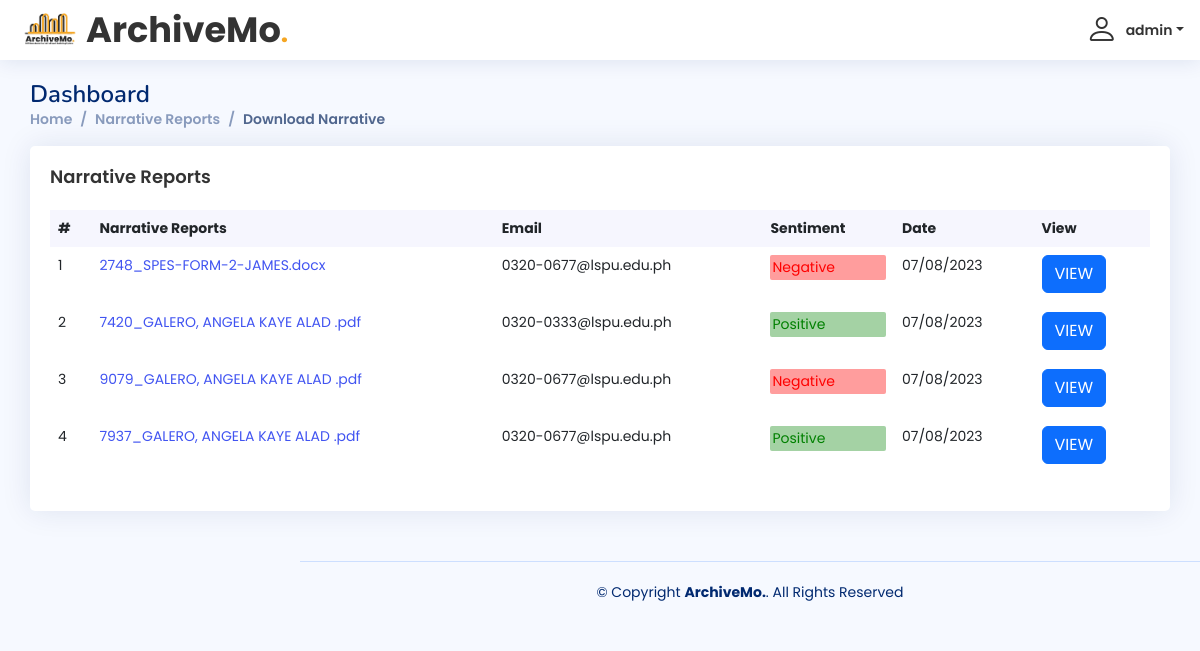
Page /admin/narrative-test.php (signed in) on the earlier database version.
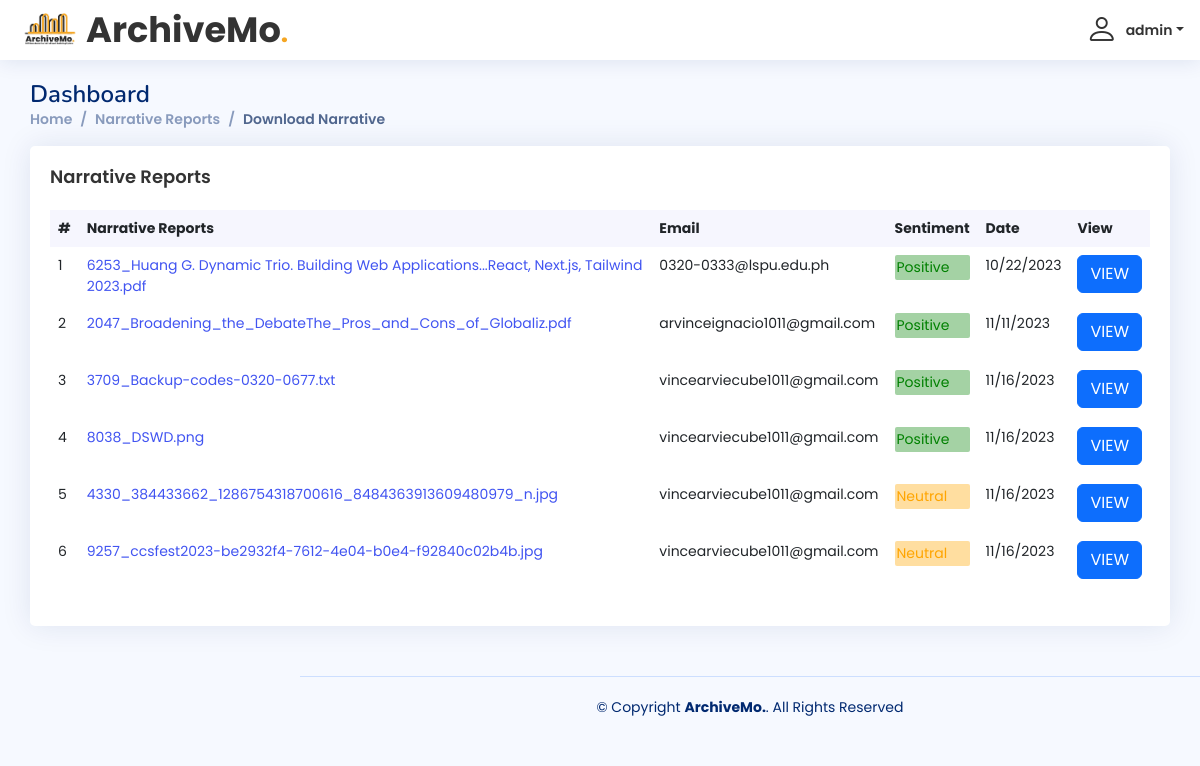
Same page on the later database version.
### tables this page shows
CREATE TABLE `narrative` (
  `id` int(11) NOT NULL,
  `file_name` text NOT NULL,
  `user` text NOT NULL,
  `sentiment` text NOT NULL,
  `sentiment_result` text NOT NULL,
  `date` text NOT NULL
);

### admin/narrative-test.php (the view, shortened to what this page needs)
<?php
include 'dbconn.php';
?>
<?php
$sql = "SELECT username, password FROM admin";
$result = $conn->query($sql);
if ($result->num_rows > 0) {
?>
  <!DOCTYPE html>
  <html lang="en">
  <head>
    <link href="assets/vendor/bootstrap/css/bootstrap.min.css" rel="stylesheet">
    <link href="assets/vendor/bootstrap-icons/bootstrap-icons.css" rel="stylesheet">
    <link href="assets/vendor/boxicons/css/boxicons.min.css" rel="stylesheet">
    <link href="assets/vendor/quill/quill.snow.css" rel="stylesheet">
    <link href="assets/vendor/quill/quill.bubble.css" rel="stylesheet">
    <link href="assets/vendor/remixicon/remixicon.css" rel="stylesheet">
    <link href="assets/vendor/simple-datatables/style.css" rel="stylesheet">
    <link href="assets/css/style.css" rel="stylesheet">
  </head>
  <body>
    <header id="header" class="header fixed-top d-flex align-items-center">
      <div class="d-flex align-items-center justify-content-between">
        <a href="admin-index.php" class="logo d-flex align-items-center">
          <img src="img/logo3.png" alt="" style="width: auto; height: 60px">
          <span class="logo-name">ArchiveMo<span style="color: #F5A623; font-family: Poppins, sans-serif">.</span></span>
        </a>
      </div>
      <nav class="header-nav ms-auto">
        <ul class="d-flex align-items-center">
          <li class="nav-item dropdown pe-3">
            <a class="nav-link nav-profile d-flex align-items-center pe-0" href="#" data-bs-toggle="dropdown">
              <?php
              $email = $_SESSION['useremail'];
              $result = mysqli_query($conn, "SELECT * FROM admin WHERE username ='$email'");
              while ($row = mysqli_fetch_array($result)) {
              ?>
                <i class="bi bi-person" style="font-size: 2rem;"></i>
                <span class="d-none d-md-block dropdown-toggle ps-2"><?php echo $row["username"]; ?></span>
            </a>
                <h6><?php echo $row["username"];
                  }
                } ?></h6>
          </li>
        </ul>
      </nav>
    </header>
    <main id="main" style="margin-left: 0px;">
      <div class="pagetitle">
        <h1>Dashboard</h1>
        <nav>
          <ol class="breadcrumb">
            <li class="breadcrumb-item"><a href="admin-index.php">Home</a></li>
            <li class="breadcrumb-item active"><a href="narrative-dashboard.php">Narrative Reports</a></li>
            <li class="breadcrumb-item active">Download Narrative</li>
          </ol>
        </nav>
      </div>
      <section class=" section dashboard">
        <div class="col-12">
          <div class="card recent-sales overflow-auto">
            <div class="card-body">
              <h5 class="card-title">Narrative Reports</h5>
              <table class="table table-borderless datatable">
                <thead>
                  <tr>
                    <th>#</th>
                    <th>Narrative Reports</th>
                    <th>Email</th>
                    <th>Sentiment</th>
                    <th>Date</th>
                    <th>View</th>
                  </tr>
                </thead>
                <tbody>
                  <?php
                  $result = mysqli_query($conn, "SELECT * FROM narrative");
                  while ($row = mysqli_fetch_array($result)) {
                  ?>
                    <tr>
                      <td scope="row"><?php echo $row["id"]; ?></td>
                      <td><a href="?id=<?php echo $row['id']; ?>"><?php echo $row['file_name']; ?></td>
                      <td><?php echo $row["user"]; ?></td>
                      <td>
                        <?php
                        if ($row["sentiment_result"] == "Negative") {
                          echo "<p style='color:red; background-color: rgba(255, 0, 0, 0.384); border-radius: 2px; padding: 2px;'>" . $row["sentiment_result"] . "</p>";
                        } else if ($row["sentiment_result"] == "Positive") {
                          echo "<p style='color: green; background-color: rgba(0, 128, 0, 0.355); border-radius: 2px; padding: 2px;'>" . $row["sentiment_result"] . "</p>";
                        } else {
                          echo "<p style='color:orange; background-color: rgba(255, 166, 0, 0.371); border-radius: 2px; padding: 2px;'>" . $row["sentiment_result"] . "</>";
                        }
                        ?>
                      </td>
                      <td><?php echo $row["date"]; ?></td>
                      <td><a href="javascript:void(0);" class="btn btn-primary viewmodal" data-id="<?php echo $row['id']; ?>" data-waiver="<?php echo $row['file_name']; ?>">VIEW</a></td>
                    </tr>
                  <?php
                  }
                  ?>
                </tbody>
              </table>
            </div>
          </div>
        </div>
      </section>
    </main>
    <footer id="footer" class="footer">
      <div class="copyright">
        &copy; Copyright <strong><span>ArchiveMo.</span></strong>. All Rights Reserved
      </div>
    </footer>
  </body>
  </html>

### admin/assets/css/style.css (style rules this page uses)
* { margin: 0; padding: 0; box-sizing: border-box; font-family: "Poppins", sans-serif; }
:root { scroll-behavior: smooth; }
body { font-family: "Open Sans", sans-serif; background: #f6f9ff; color: #444444; }
a { color: #4154f1; text-decoration: none; }
h1, h2, h3, h4, h5, h6 { font-family: "Nunito", sans-serif; }
#main { margin-top: 60px; padding: 20px 30px; transition: all 0.3s; }
.pagetitle { margin-bottom: 10px; }
.pagetitle h1 { font-size: 24px; margin-bottom: 0; font-weight: 600; color: #012970; }
.card { margin-bottom: 30px; border: none; border-radius: 5px; box-shadow: 0px 0 30px rgba(1, 41, 112, 0.1); }
.card-title { padding: 20px 0 15px 0; font-size: 18px; font-weight: 600; color: #333; font-family: "Poppins", sans-serif; }
.card-body { padding: 0 20px 20px 20px; }
.breadcrumb { font-size: 14px; font-family: "Nunito", sans-serif; color: #899bbd; font-weight: 600; }
.breadcrumb a { color: #899bbd; transition: 0.3s; }
.breadcrumb .breadcrumb-item::before { color: #899bbd; }
.breadcrumb .active { color: #51678f; font-weight: 600; }
.header .logo-name { color: #333; font-size: 2.2rem; font-family: "Poppins", sans-serif; }
@media (min-width: 1200px) { .logo { width: 280px; } }
.logo img { max-height: 100px; margin-right: 6px; }
.logo span { font-size: 26px; font-weight: 700; color: #012970; font-family: "Nunito", sans-serif; }
.header { transition: all 0.5s; z-index: 997; height: 60px; box-shadow: 0px 2px 20px rgba(1, 41, 112, 0.1); background-color: #fff; padding-left: 20px; }
.header-nav ul { list-style: none; }
.header-nav>ul { margin: 0; padding: 0; }
.header-nav .nav-profile { color: #333; }
.header-nav .nav-profile span { font-size: 14px; font-weight: 600; }
@media (min-width: 1200px) { #main, #footer { margin-left: 300px; } }
.dashboard .recent-sales { font-size: 14px; }
.dashboard .recent-sales .table thead { background: #f6f6fe; }
.dashboard .recent-sales .table thead th { border: 0; }
.footer { padding: 20px 0; font-size: 14px; transition: all 0.3s; border-top: 1px solid #cddfff; }
.footer .copyright { text-align: center; color: #012970; }

Differences in the rows shown:
changed narrative id 1: file_name "2748_SPES-FORM-2-JAMES.docx" → "6253_Huang G. Dynamic Trio. Building Web Applications...React, Next.js, Tailwind 2023.pdf"; user "0320-0677@lspu.edu.ph" → "0320-0333@lspu.edu.ph"; date "07/08/2023" → "10/22/2023"; sentiment_result "Negative" → "Positive"
changed narrative id 2: file_name "7420_GALERO, ANGELA KAYE ALAD .pdf" → "2047_Broadening_the_DebateThe_Pros_and_Cons_of_Globaliz.pdf"; user "0320-0333@lspu.edu.ph" → "arvinceignacio1011@gmail.com"; date "07/08/2023" → "11/11/2023"
changed narrative id 3: file_name "9079_GALERO, ANGELA KAYE ALAD .pdf" → "3709_Backup-codes-0320-0677.txt"; user "0320-0677@lspu.edu.ph" → "vincearviecube1011@gmail.com"; date "07/08/2023" → "11/16/2023"; sentiment_result "Negative" → "Positive"
changed narrative id 4: file_name "7937_GALERO, ANGELA KAYE ALAD .pdf" → "8038_DSWD.png"; user "0320-0677@lspu.edu.ph" → "vincearviecube1011@gmail.com"; date "07/08/2023" → "11/16/2023"
added narrative: id "5", file_name "4330_384433662_1286754318700616_8484363913609480979_n.jpg", user "vincearviecube1011@gmail.com", sentiment_result "Neutral", date "11/16/2023"
added narrative: id "6", file_name "9257_ccsfest2023-be2932f4-7612-4e04-b0e4-f92840c02b4b.jpg", user "vincearviecube1011@gmail.com", sentiment_result "Neutral", date "11/16/2023"
